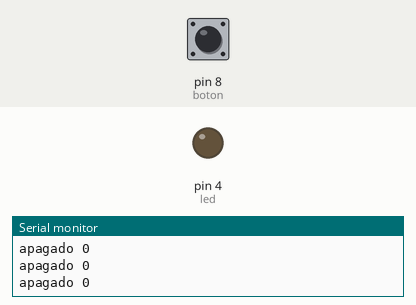
The sketch below on a simulated Arduino Uno, built with avr-gcc and run on an emulated ATmega328P. On the bench: output pins drawn as LEDs (lit = HIGH), the last lines printed to the serial monitor. The inputs (shaded band) are chosen by the test bench; at power-on: pin 8 (boton) LOW.

Above: at 1.2 s.
1.3 s: pin 8 (boton) pulled HIGH for 0.15 s
At 1.4 s:
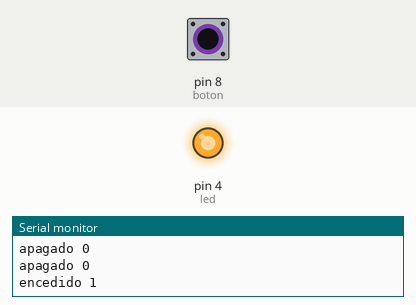
3.0 s: pin 8 (boton) pulled HIGH for 3.2 s
At 7.1 s:
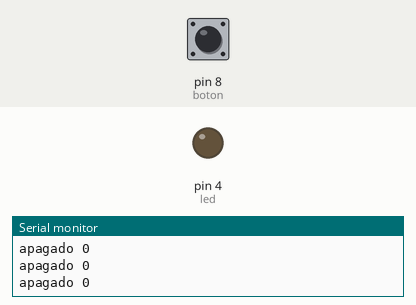
Timing chart, 0 to 8.6 s (numbered marks = the images above; inputs shaded):
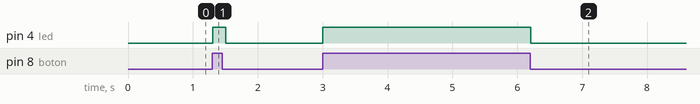

Measured:
- after the input at 1.3 s, pin 4 (led): LOW → HIGH at once, → LOW 0.20 s later
- after the input at 3.0 s, pin 4 (led): LOW → HIGH at once, → LOW 3.2 s later

The sketch:

pulsador_pull_up_con_led_.ino
```cpp
int estadoBoton=1; //Guardará el estado del botón (HIGH ó LOW)
int led =4;
int boton=8;
void setup(){
  pinMode(led,OUTPUT);      //Donde está conectado el LED
  pinMode(boton,INPUT); ;    //Pin donde está conectado el pulsador
  Serial.begin(9600);
}
void loop() {
  estadoBoton=digitalRead(8);
  if (estadoBoton==HIGH){

  Serial.print("encedido " );
  Serial.println(estadoBoton);
  digitalWrite(led,HIGH);

    delay (100);   //Para mayor estabilidad entre lecturas
}
else {
  Serial.print("apagado " );
  Serial.println(estadoBoton);
  digitalWrite(led,LOW);
  delay (100);
}
}
```
